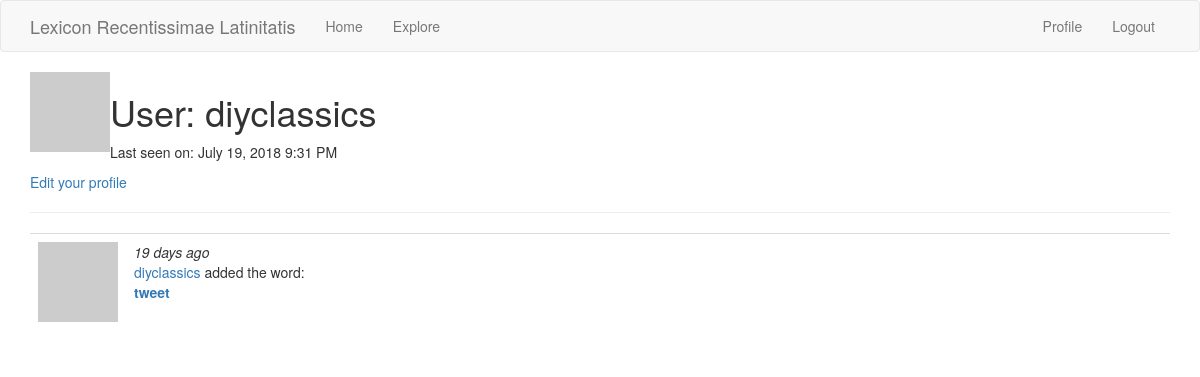
The app's page /user/diyclassics (signed in), older data.
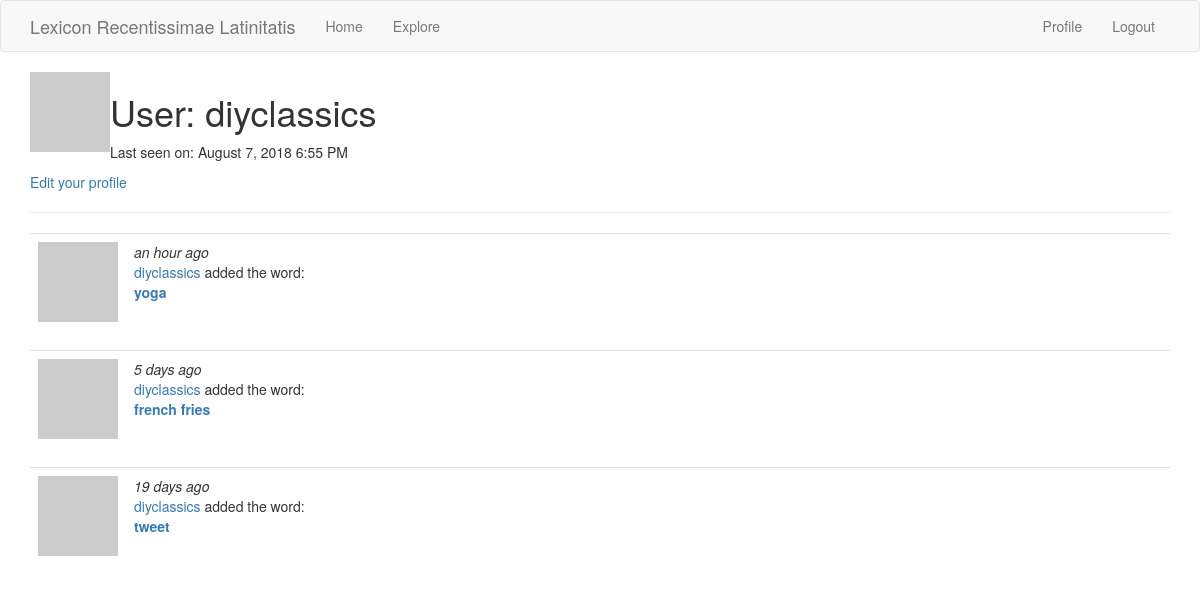
The same page, newer data.
### app/models.py (models this page shows, shortened)
class User(UserMixin, db.Model):
    id = db.Column(db.Integer, primary_key=True)
    username = db.Column(db.String(64), index=True, unique=True)
    email = db.Column(db.String(120), index=True, unique=True)
    password_hash = db.Column(db.String(128))
    posts = db.relationship('Entry', backref='author', lazy='dynamic')
    about_me = db.Column(db.String(140))
    last_seen = db.Column(db.DateTime, default=datetime.utcnow)
    def avatar(self, size):
        digest = md5(self.email.lower().encode('utf-8')).hexdigest()
        return 'https://www.gravatar.com/avatar/{}?d=identicon&s={}'.format(
            digest, size)

class Entry(db.Model):
    id = db.Column(db.Integer, primary_key=True)
    definitions = db.relationship('Definitions', backref='entry', lazy='dynamic')
    url = db.Column(db.String)
    english_word = db.Column(db.String, index=True, unique=True)
    latin_top_choice = db.Column(db.String, index=True)
    tweet_id = db.Column(db.String, index=True)
    username = db.Column(db.String)
    body = db.Column(db.String(140))
    tweet_date = db.Column(db.DateTime)
    timestamp = db.Column(db.DateTime, index=True, default=datetime.utcnow)
    user_id = db.Column(db.Integer, db.ForeignKey('user.id'))

### app/routes.py (the view)
@app.route('/user/<username>')
@login_required
def user(username):
    user = User.query.filter_by(username=username).first_or_404()
    entries = user.posts.order_by(Entry.timestamp.desc())
    return render_template('user.html', user=user, entries=entries)

### app/models.py (called while the page is built)
@login.user_loader
def load_user(id):
    return User.query.get(int(id))

### app/routes.py (called while the page is built)
@app.before_request
def before_request():
    if current_user.is_authenticated:
        current_user.last_seen = datetime.utcnow()
        db.session.commit()

### app/templates/user.html (shortened to what this page needs)
{% extends "base.html" %}
{% block app_content %}
    <table>
        <tr valign="top">
            <td><img src="{{ user.avatar(128) }}"></td>
            <td>
                <h1>User: {{ user.username }}</h1>
                {% if user.last_seen %}
                <p>Last seen on: {{ moment(user.last_seen).format('LLL') }}</p>
                {% endif %}
            </td>
        </tr>
    </table>
    {% if user == current_user %}
    <p><a href="{{ url_for('edit_profile') }}">Edit your profile</a></p>
    {% endif %}
    <hr>
    {% for entry in entries %}
        {% include '_post.html' %}
    {% endfor %}
{% endblock %}

### app/templates/_post.html
<table class="table table-hover">
    <tr>
        <td width="70px">
            <a href="{{ url_for('user', username=entry.author.username) }}">
                <img src="{{ entry.author.avatar(70) }}" />
            </a>
        </td>
        <td>
            <i>{{ moment(entry.timestamp).fromNow() }}</i>
            <br>
            <a href="{{ url_for('user', username=entry.author.username) }}">
                {{ entry.author.username }}
            </a>
            added the word:
            <br>
            <b><a href="{{ url_for('entry', english_word=entry.english_word) }}">
              {{ entry.english_word }}
            </a></b>
        </td>
    </tr>
</table>

Row changes from the older to the newer data that the page shows:
changed User "diyclassics": last_seen "July 19, 2018 9:31 PM" → "August 7, 2018 6:55 PM"
added Entry: timestamp "an hour ago", author.username "diyclassics", english_word "yoga"
added Entry: timestamp "5 days ago", author.username "diyclassics", english_word "french fries"
